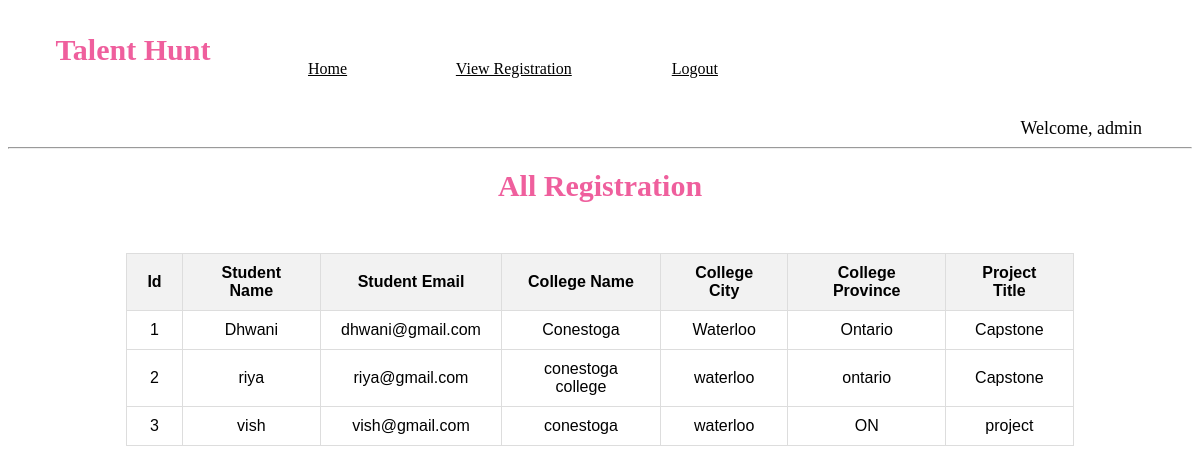
The app's page /adminindex.php (signed in) with its own data.
### tables this page shows
CREATE TABLE `student` (
  `id` int(11) NOT NULL,
  `studentname` varchar(200) NOT NULL,
  `studentemail` varchar(200) NOT NULL,
  `password` varchar(200) NOT NULL,
  `collegename` varchar(200) NOT NULL,
  `address` varchar(200) NOT NULL,
  `collegecity` varchar(200) NOT NULL,
  `province` varchar(200) NOT NULL,
  `projecttitle` varchar(200) NOT NULL
);

### adminindex.php (the view, shortened to what this page needs)
<?php
     include('includes/header.php');
     include('includes/database.php');
?>
<!DOCTYPE html>
<html lang="en">
<head>
    <link rel="stylesheet" href="css/adminpagescss.css">
</head>
<body>
<hr/>
<h1 style="">All Registration</h1>
<?php
    if ($_SESSION['logged_in'] == true) {
        $query = "SELECT * FROM `student` ";
        $result = $conn->query($query);
     }
     else{
        header("Location: login.php");
        exit;
     }
?>
<table>
    <thead>
        <tr>
            <th>Id</th>
            <th>Student Name</th>
            <th>Student Email</th>
            <th>College Name</th>
            <th>College City</th>
            <th>College Province </th>
            <th>Project Title</th>
        </tr>
    </thead>
    <tbody>
        <?php while ($row = $result->fetch_assoc()): ?>
            <tr>
                <td><?php echo $row['id']; ?></td>
                <td><?php echo $row['studentname']; ?></td>
                <td><?php echo $row['studentemail']; ?></td>
                <td><?php echo $row['collegename']; ?></td>
                <td><?php echo $row['collegecity']; ?></td>
                <td><?php echo $row['province']; ?></td>
                <td><?php echo $row['projecttitle']; ?></td>
            </tr>
        <?php endwhile; ?>
    </tbody>
</table>
</body>
</html>

### includes/header.php (shortened to what this page needs)
<html lang="en">
<head>
    <link rel="stylesheet" href="css/style.css">
</head>
<body>
    <header style="border: 0px solid black;">
        <section class="box3">
            <div class="logoname">
                <h1>Talent Hunt</h1>
            </div>
            <div>
               <nav>
                    <ul>
                        <li><a href='index.php'>Home</a></li>
                        <?php
                            if(!empty($_SESSION['logged_in']) && $_SESSION['logged_in'] == true){
                                echo "<li><a href='adminindex.php'>View Registration</a></li>";
                                echo "<li><a href='logout.php'>Logout</a></li>";
                            }
                            else{
                                echo "<li><a href='registration.php'>Student Team Registration</a></li>";
                                echo "<li><a href='login.php'>Admin Login</a></li>";
                            }
                        ?>
                    </ul>
                </nav>
            </div>
        </section>
        <section class="logininfo">
            <?php
                if(!empty($_SESSION['logged_in']) && $_SESSION['logged_in'] == true){
                      echo "Welcome, " . $_SESSION['username'];
                  } else {
                      echo "Welcome, Guest! ";
                  }
            ?>
        </section>
    </header>

### css/style.css (style rules this page uses)
.logoname { width:250px; height:100px; color:blue; }
.box3 { grid-template-columns: 1fr 1fr 4fr; border: 0px solid black; display:flex; padding: 0px; }
nav ul li { list-style-type: none; display:inline-block; }
nav { text-align:right; font-size: 35px; }
nav ul li a { padding: 0px 50px; font-size: large; border: 0px solid black; }
.logininfo { text-align: right; margin-right:50px; font-size:18px; padding:0px; }
div ul { list-style-type: none; display:inline-block; padding: 0px; padding-right: 30px; }
div ul li a { font-size: medium; color: black; display:inline-block; }
h1 { font-size:30px; font-family:fantasy; color: rgb(239, 95, 157); }

### css/adminpagescss.css (style rules this page uses)
table { width: 80%; margin: 50px auto; border-collapse: collapse; font-family: Arial, sans-serif; }
th, td { padding: 10px 20px; text-align: center; border: 1px solid #ddd; }
h1 { text-align: center; }
th { background-color: #f2f2f2; font-weight: bold; }

### records on screen
student: id "1", studentname "Dhwani", studentemail "dhwani@gmail.com", collegename "Conestoga", collegecity "Waterloo", province "Ontario", projecttitle "Capstone"
student: id "2", studentname "riya", studentemail "riya@gmail.com", collegename "conestoga college", collegecity "waterloo", province "ontario", projecttitle "Capstone"
student: id "3", studentname "vish", studentemail "vish@gmail.com", collegename "conestoga", collegecity "waterloo", province "ON", projecttitle "project"

### other values on screen
$_SESSION['username'] "admin"
